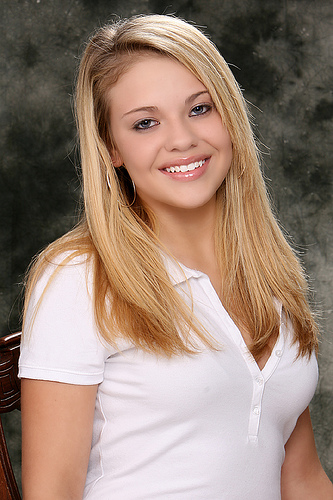
%> input picture database/1.jpg, 333 x 500 px
$ octave --eval "grayMain(imread('database/1.jpg'));"   (GNU Octave 9; MATLAB toolbox functions it lacks are replaced by stand-ins)
%> lines starting %> are read from the running program, lines starting %| are printed output that depends on the picture
### Jensen.m
%**********************Jensen.m********************************
function Min= Jensen(Num, w)

newNum=Num./sum(Num);
newW=w./sum(w);
t=newNum.*log2(newNum);
t1=newW.*log2(newW);
t3=(newNum+newW).*log2((newNum+newW)./2);
dis=(t+t1-t3);
Dis = (1/2)*sum(dis, 2);
Min = Dis;
% [11 lines of commented-out code are left out]

end

### grayMain.m
% clear all;
% clc;
function grayMain(inImg)
inhistR=imhist(inImg);
%> inhistR = 256 values, max 4222 at index 236, min 166 at index 253, mean 1951.2
figure, imshow(inImg);
figure, imhist(inImg);
%> after `imhist(inImg)`:
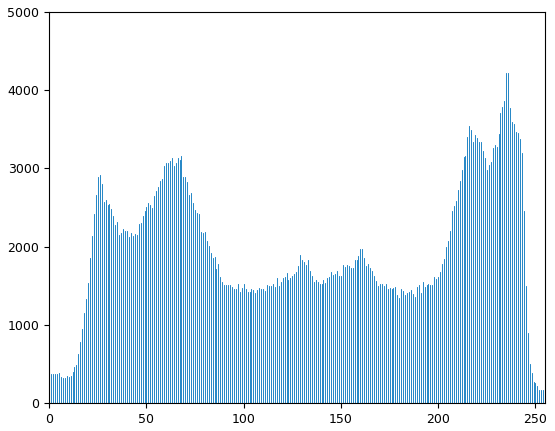
%> figure redrawn from the program's plot data; highest point at x = 235, y = 4222
% inhistR=abs(inhistR-255);
%figure, imhist(inImg);
[m n l]=size(inImg);
%> m = 500; n = 333; l = 3

inhistR=inhistR./(m*n);
%> inhistR = 256 values, max 0.0254 at index 236, min 0.000997 at index 253, mean 0.0117

for i=1:83
    img2 = imread(['database\',int2str(i),'.jpg']);
%> img2 is the input picture: size 500x333x3 uint8; mean R, G, B 153.2, 130.6, 116.7
    img2=rgb2gray(img2);
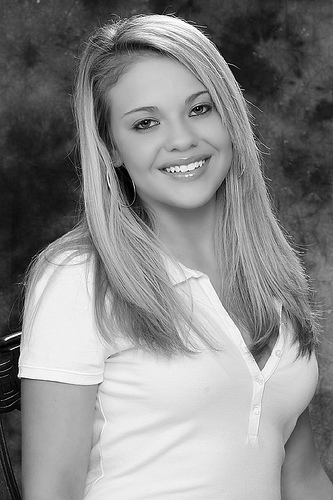
%> img2: size 500x333 uint8; min 0, max 255, mean 135.8
    [a b c]=size(inImg);
%> a = 500; b = 333; c = 3
    %x=imhist(img2(:,:,1))';
    x=imhist(img2)';
%> x = 256 values, max 1598 at index 237, min 26 at index 256, mean 650.4
    p(i,:)=x./(a*b);
    %p(i,:)=imhist(img2(:,:,1))';
    minimum(i)=Jensen(p(i,:)+1,inhistR'+1);
%> in Jensen, `newNum=Num./sum(Num);`: newNum = 256 values, max 0.00393 at index 237, min 0.00389 at index 256, mean 0.00391
%> in Jensen, `newW=w./sum(w);`: newW = 256 values, max 0.00396 at index 236, min 0.00386 at index 253, mean 0.00391
%> in Jensen, `t=newNum.*log2(newNum);`: t = 256 values, max -0.0312 at index 256, min -0.0314 at index 237, mean -0.0312
%> in Jensen, `t1=newW.*log2(newW);`: t1 = 256 values, max -0.031 at index 253, min -0.0316 at index 236, mean -0.0312
%> in Jensen, `t3=(newNum+newW).*log2((newNum+newW)./2);`: t3 = 256 values, max -0.0621 at index 253, min -0.063 at index 237, mean -0.0625
%> in Jensen, `dis=(t+t1-t3);`: dis = 256 values, max 1.67e-07 at index 243, min 3.67e-13 at index 130, mean 2.04e-08
%> in Jensen, `Dis = (1/2)*sum(dis, 2);`: Dis = 2.62e-06
end

[minim,index1]=min(minimum);
img2 = imread(['natures\',int2str(index1),'.jpg']);
[a b c]=size(img2);
p(index1)=p(index1)*(a*b);
inImg=histeq(inImg, p(index1,:));

figure, imshow(inImg);
figure, imhist(inImg);

%psnr=PeakSignaltoNoiseRatio(inImg, g);
%> (the run ends here)
